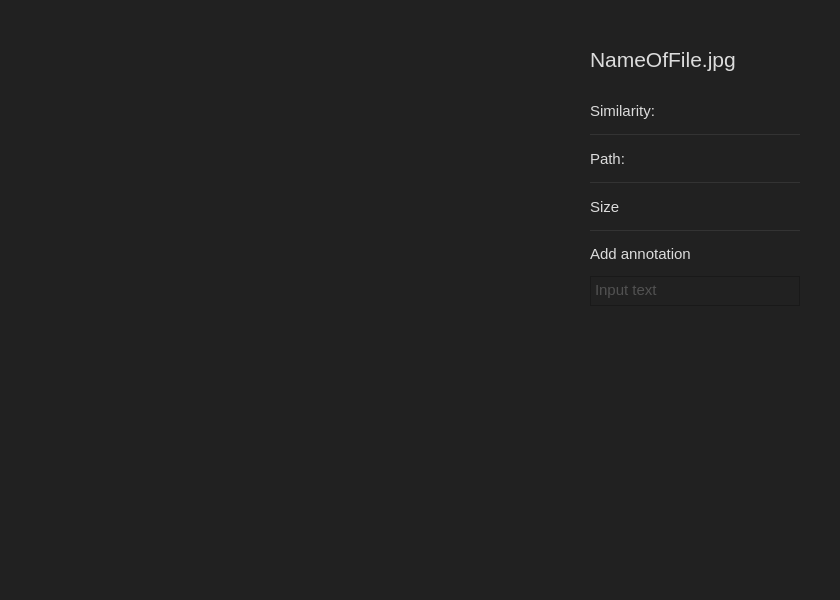
<?xml version="1.0" encoding="UTF-8"?>
<ui version="4.0">
 <class>ImageView</class>
 <widget class="QWidget" name="ImageView">
  <property name="geometry">
   <rect>
    <x>0</x>
    <y>0</y>
    <width>840</width>
    <height>600</height>
   </rect>
  </property>
  <property name="windowTitle">
   <string>Form</string>
  </property>
  <property name="autoFillBackground">
   <bool>false</bool>
  </property>
  <property name="styleSheet">
   <string notr="true">
background-color: rgb(33, 33, 33);
</string>
  </property>
  <layout class="QHBoxLayout" name="horizontalLayout">
   <property name="spacing">
    <number>0</number>
   </property>
   <property name="leftMargin">
    <number>20</number>
   </property>
   <property name="topMargin">
    <number>20</number>
   </property>
   <property name="rightMargin">
    <number>20</number>
   </property>
   <property name="bottomMargin">
    <number>20</number>
   </property>
   <item>
    <widget class="QFrame" name="imageFrame">
     <property name="minimumSize">
      <size>
       <width>400</width>
       <height>400</height>
      </size>
     </property>
     <property name="layoutDirection">
      <enum>Qt::LeftToRight</enum>
     </property>
     <property name="styleSheet">
      <string notr="true"/>
     </property>
     <property name="frameShape">
      <enum>QFrame::NoFrame</enum>
     </property>
     <property name="frameShadow">
      <enum>QFrame::Plain</enum>
     </property>
     <property name="midLineWidth">
      <number>0</number>
     </property>
     <layout class="QVBoxLayout" name="verticalLayout_3" stretch="0,0">
      <property name="spacing">
       <number>0</number>
      </property>
      <property name="leftMargin">
       <number>0</number>
      </property>
      <property name="topMargin">
       <number>0</number>
      </property>
      <property name="rightMargin">
       <number>0</number>
      </property>
      <property name="bottomMargin">
       <number>0</number>
      </property>
      <item>
       <widget class="QLabel" name="image">
        <property name="minimumSize">
         <size>
          <width>400</width>
          <height>400</height>
         </size>
        </property>
        <property name="frameShape">
         <enum>QFrame::NoFrame</enum>
        </property>
        <property name="text">
         <string/>
        </property>
        <property name="textFormat">
         <enum>Qt::AutoText</enum>
        </property>
        <property name="indent">
         <number>0</number>
        </property>
       </widget>
      </item>
      <item alignment="Qt::AlignBottom">
       <widget class="QFrame" name="imageCaptionFrame">
        <property name="enabled">
         <bool>true</bool>
        </property>
        <property name="minimumSize">
         <size>
          <width>0</width>
          <height>50</height>
         </size>
        </property>
        <property name="maximumSize">
         <size>
          <width>16777215</width>
          <height>50</height>
         </size>
        </property>
        <property name="layoutDirection">
         <enum>Qt::LeftToRight</enum>
        </property>
        <property name="autoFillBackground">
         <bool>false</bool>
        </property>
        <property name="styleSheet">
         <string notr="true"/>
        </property>
        <property name="frameShape">
         <enum>QFrame::NoFrame</enum>
        </property>
        <property name="frameShadow">
         <enum>QFrame::Plain</enum>
        </property>
        <layout class="QHBoxLayout" name="horizontalLayout_5">
         <property name="spacing">
          <number>0</number>
         </property>
         <property name="leftMargin">
          <number>0</number>
         </property>
         <property name="topMargin">
          <number>0</number>
         </property>
         <property name="rightMargin">
          <number>0</number>
         </property>
         <property name="bottomMargin">
          <number>0</number>
         </property>
         <item>
          <widget class="QLabel" name="imageCaption">
           <property name="font">
            <font>
             <pointsize>10</pointsize>
            </font>
           </property>
           <property name="autoFillBackground">
            <bool>false</bool>
           </property>
           <property name="styleSheet">
            <string notr="true">color: rgb(220, 220, 220);</string>
           </property>
           <property name="frameShape">
            <enum>QFrame::NoFrame</enum>
           </property>
           <property name="text">
            <string/>
           </property>
           <property name="indent">
            <number>5</number>
           </property>
          </widget>
         </item>
        </layout>
       </widget>
      </item>
     </layout>
    </widget>
   </item>
   <item>
    <widget class="QFrame" name="sideMenuFrame">
     <property name="minimumSize">
      <size>
       <width>270</width>
       <height>400</height>
      </size>
     </property>
     <property name="maximumSize">
      <size>
       <width>250</width>
       <height>16777215</height>
      </size>
     </property>
     <property name="frameShape">
      <enum>QFrame::NoFrame</enum>
     </property>
     <property name="frameShadow">
      <enum>QFrame::Raised</enum>
     </property>
     <layout class="QVBoxLayout" name="verticalLayout">
      <property name="spacing">
       <number>0</number>
      </property>
      <property name="leftMargin">
       <number>40</number>
      </property>
      <property name="topMargin">
       <number>0</number>
      </property>
      <property name="rightMargin">
       <number>20</number>
      </property>
      <property name="bottomMargin">
       <number>0</number>
      </property>
      <item alignment="Qt::AlignTop">
       <widget class="QFrame" name="imageDetails">
        <property name="minimumSize">
         <size>
          <width>0</width>
          <height>300</height>
         </size>
        </property>
        <property name="maximumSize">
         <size>
          <width>16777215</width>
          <height>300</height>
         </size>
        </property>
        <property name="frameShape">
         <enum>QFrame::NoFrame</enum>
        </property>
        <property name="frameShadow">
         <enum>QFrame::Raised</enum>
        </property>
        <layout class="QVBoxLayout" name="verticalLayout_2">
         <property name="spacing">
          <number>0</number>
         </property>
         <property name="leftMargin">
          <number>0</number>
         </property>
         <property name="topMargin">
          <number>0</number>
         </property>
         <property name="rightMargin">
          <number>0</number>
         </property>
         <property name="bottomMargin">
          <number>0</number>
         </property>
         <item>
          <widget class="QLabel" name="nameOfFile">
           <property name="maximumSize">
            <size>
             <width>270</width>
             <height>60</height>
            </size>
           </property>
           <property name="font">
            <font>
             <pointsize>16</pointsize>
            </font>
           </property>
           <property name="styleSheet">
            <string notr="true">color: rgb(220, 220, 220);</string>
           </property>
           <property name="text">
            <string>NameOfFile.jpg</string>
           </property>
           <property name="textFormat">
            <enum>Qt::PlainText</enum>
           </property>
           <property name="scaledContents">
            <bool>false</bool>
           </property>
           <property name="wordWrap">
            <bool>false</bool>
           </property>
           <property name="margin">
            <number>0</number>
           </property>
           <property name="indent">
            <number>0</number>
           </property>
          </widget>
         </item>
         <item>
          <widget class="QLabel" name="similarity">
           <property name="minimumSize">
            <size>
             <width>0</width>
             <height>0</height>
            </size>
           </property>
           <property name="maximumSize">
            <size>
             <width>16777215</width>
             <height>25</height>
            </size>
           </property>
           <property name="font">
            <font>
             <pointsize>11</pointsize>
            </font>
           </property>
           <property name="autoFillBackground">
            <bool>false</bool>
           </property>
           <property name="styleSheet">
            <string notr="true">color: rgb(220, 220, 220);</string>
           </property>
           <property name="text">
            <string>Similarity:</string>
           </property>
           <property name="margin">
            <number>2</number>
           </property>
          </widget>
         </item>
         <item>
          <widget class="Line" name="div_1">
           <property name="minimumSize">
            <size>
             <width>0</width>
             <height>5</height>
            </size>
           </property>
           <property name="font">
            <font>
             <pointsize>8</pointsize>
             <stylestrategy>PreferDefault</stylestrategy>
            </font>
           </property>
           <property name="autoFillBackground">
            <bool>false</bool>
           </property>
           <property name="styleSheet">
            <string notr="true">color: rgb(51, 51, 51);</string>
           </property>
           <property name="frameShadow">
            <enum>QFrame::Plain</enum>
           </property>
           <property name="lineWidth">
            <number>1</number>
           </property>
           <property name="midLineWidth">
            <number>1</number>
           </property>
           <property name="orientation">
            <enum>Qt::Horizontal</enum>
           </property>
          </widget>
         </item>
         <item>
          <widget class="QLabel" name="path">
           <property name="maximumSize">
            <size>
             <width>16777215</width>
             <height>25</height>
            </size>
           </property>
           <property name="font">
            <font>
             <pointsize>11</pointsize>
            </font>
           </property>
           <property name="styleSheet">
            <string notr="true">color: rgb(220, 220, 220);</string>
           </property>
           <property name="text">
            <string>Path:</string>
           </property>
           <property name="margin">
            <number>2</number>
           </property>
          </widget>
         </item>
         <item>
          <widget class="Line" name="div_2">
           <property name="minimumSize">
            <size>
             <width>0</width>
             <height>5</height>
            </size>
           </property>
           <property name="styleSheet">
            <string notr="true">color: rgb(51, 51, 51);</string>
           </property>
           <property name="frameShadow">
            <enum>QFrame::Plain</enum>
           </property>
           <property name="midLineWidth">
            <number>1</number>
           </property>
           <property name="orientation">
            <enum>Qt::Horizontal</enum>
           </property>
          </widget>
         </item>
         <item>
          <widget class="QLabel" name="size">
           <property name="maximumSize">
            <size>
             <width>16777215</width>
             <height>25</height>
            </size>
           </property>
           <property name="font">
            <font>
             <pointsize>11</pointsize>
            </font>
           </property>
           <property name="styleSheet">
            <string notr="true">color: rgb(220, 220, 220);</string>
           </property>
           <property name="text">
            <string>Size</string>
           </property>
           <property name="margin">
            <number>2</number>
           </property>
          </widget>
         </item>
         <item>
          <widget class="Line" name="div_3">
           <property name="minimumSize">
            <size>
             <width>0</width>
             <height>5</height>
            </size>
           </property>
           <property name="styleSheet">
            <string notr="true">color: rgb(51, 51, 51);</string>
           </property>
           <property name="frameShadow">
            <enum>QFrame::Plain</enum>
           </property>
           <property name="midLineWidth">
            <number>1</number>
           </property>
           <property name="orientation">
            <enum>Qt::Horizontal</enum>
           </property>
          </widget>
         </item>
         <item>
          <widget class="QFrame" name="addAnnotationFrame">
           <property name="maximumSize">
            <size>
             <width>16777215</width>
             <height>25</height>
            </size>
           </property>
           <property name="frameShape">
            <enum>QFrame::NoFrame</enum>
           </property>
           <property name="frameShadow">
            <enum>QFrame::Plain</enum>
           </property>
           <layout class="QHBoxLayout" name="horizontalLayout_4">
            <property name="spacing">
             <number>0</number>
            </property>
            <property name="leftMargin">
             <number>0</number>
            </property>
            <property name="topMargin">
             <number>0</number>
            </property>
            <property name="rightMargin">
             <number>0</number>
            </property>
            <property name="bottomMargin">
             <number>0</number>
            </property>
            <item>
             <widget class="QLabel" name="addAnnotationLabel">
              <property name="maximumSize">
               <size>
                <width>16777215</width>
                <height>20</height>
               </size>
              </property>
              <property name="font">
               <font>
                <pointsize>11</pointsize>
               </font>
              </property>
              <property name="styleSheet">
               <string notr="true">color: rgb(220, 220, 220);</string>
              </property>
              <property name="text">
               <string>Add annotation</string>
              </property>
              <property name="margin">
               <number>2</number>
              </property>
              <property name="indent">
               <number>-1</number>
              </property>
             </widget>
            </item>
            <item>
             <widget class="QPushButton" name="addAnnotationButton">
              <property name="maximumSize">
               <size>
                <width>30</width>
                <height>16777215</height>
               </size>
              </property>
              <property name="autoFillBackground">
               <bool>false</bool>
              </property>
              <property name="styleSheet">
               <string notr="true">QPushButton:pressed
{
	border: 0px;
}
</string>
              </property>
              <property name="text">
               <string/>
              </property>
              <property name="icon">
               <iconset resource="../resources/resources.qrc">
                <normaloff>:/icons/icons/annotate-icon.png</normaloff>:/icons/icons/annotate-icon.png</iconset>
              </property>
              <property name="flat">
               <bool>true</bool>
              </property>
             </widget>
            </item>
           </layout>
          </widget>
         </item>
         <item>
          <widget class="QTextEdit" name="annotationTextField">
           <property name="maximumSize">
            <size>
             <width>16777215</width>
             <height>30</height>
            </size>
           </property>
           <property name="font">
            <font>
             <pointsize>8</pointsize>
            </font>
           </property>
           <property name="frameShape">
            <enum>QFrame::StyledPanel</enum>
           </property>
           <property name="frameShadow">
            <enum>QFrame::Plain</enum>
           </property>
           <property name="html">
            <string>&lt;!DOCTYPE HTML PUBLIC &quot;-//W3C//DTD HTML 4.0//EN&quot; &quot;http://www.w3.org/TR/REC-html40/strict.dtd&quot;&gt;
&lt;html&gt;&lt;head&gt;&lt;meta name=&quot;qrichtext&quot; content=&quot;1&quot; /&gt;&lt;meta charset=&quot;utf-8&quot; /&gt;&lt;style type=&quot;text/css&quot;&gt;
p, li { white-space: pre-wrap; }
&lt;/style&gt;&lt;/head&gt;&lt;body style=&quot; font-family:'Segoe UI'; font-size:8pt; font-weight:400; font-style:normal;&quot;&gt;
&lt;p style=&quot; margin-top:0px; margin-bottom:0px; margin-left:0px; margin-right:0px; -qt-block-indent:0; text-indent:0px;&quot;&gt;&lt;span style=&quot; font-family:'MS Shell Dlg 2'; font-size:11pt; color:#515151;&quot;&gt;Input text &lt;/span&gt;&lt;/p&gt;&lt;/body&gt;&lt;/html&gt;</string>
           </property>
           <property name="cursorWidth">
            <number>1</number>
           </property>
          </widget>
         </item>
        </layout>
       </widget>
      </item>
      <item>
       <widget class="QFrame" name="goBackButtonFrame">
        <property name="maximumSize">
         <size>
          <width>16777215</width>
          <height>100</height>
         </size>
        </property>
        <property name="frameShape">
         <enum>QFrame::NoFrame</enum>
        </property>
        <property name="frameShadow">
         <enum>QFrame::Raised</enum>
        </property>
        <layout class="QHBoxLayout" name="horizontalLayout_3">
         <property name="spacing">
          <number>0</number>
         </property>
         <property name="leftMargin">
          <number>0</number>
         </property>
         <property name="topMargin">
          <number>0</number>
         </property>
         <property name="rightMargin">
          <number>0</number>
         </property>
         <property name="bottomMargin">
          <number>0</number>
         </property>
         <item alignment="Qt::AlignRight|Qt::AlignBottom">
          <widget class="QPushButton" name="goBackButton">
           <property name="maximumSize">
            <size>
             <width>55</width>
             <height>55</height>
            </size>
           </property>
           <property name="styleSheet">
            <string notr="true">QPushButton:pressed
{
	border: 0px;
}
</string>
           </property>
           <property name="text">
            <string/>
           </property>
           <property name="icon">
            <iconset resource="../resources/resources.qrc">
             <normaloff>:/icons/icons/go-back-icon.png</normaloff>:/icons/icons/go-back-icon.png</iconset>
           </property>
           <property name="iconSize">
            <size>
             <width>64</width>
             <height>64</height>
            </size>
           </property>
           <property name="flat">
            <bool>true</bool>
           </property>
          </widget>
         </item>
        </layout>
       </widget>
      </item>
     </layout>
    </widget>
   </item>
  </layout>
 </widget>
 <resources>
  <include location="../resources/resources.qrc"/>
 </resources>
 <connections/>
</ui>
